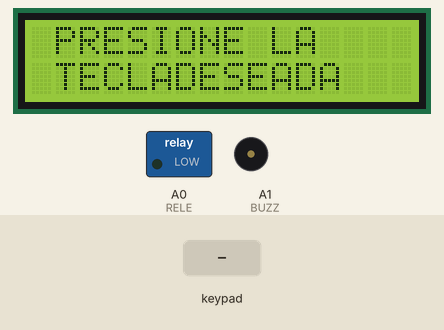
A sketch run on a simulated Arduino Uno, built with avr-gcc and run on an emulated ATmega328P. Shown: 16×2 character LCD, switched loads named in the sketch (green lamp = pin HIGH), buzzer (waves = sounding, pin HIGH). Inputs (shaded band) come from the test bench. The local clock reads 2024-03-15 10:24:30 at power-on unless the sketch sets it; storage starts empty.

Above: at 3.3 s.
3.4 s: key 'A' pressed
At 4.0 s:
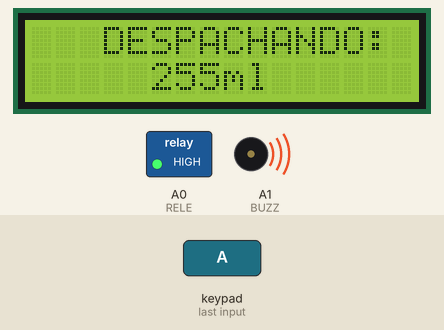
6.4 s: keypad keys 2 2 5 pressed 0.4 s apart
At 7.7 s:
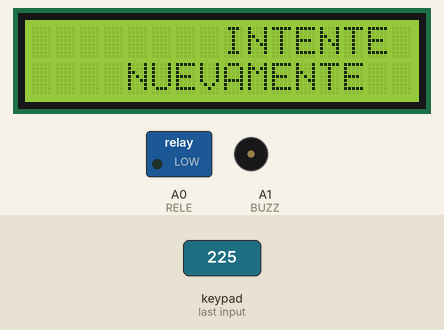
12.1 s: keypad keys 2 2 5 D pressed 0.4 s apart
At 19.5 s:
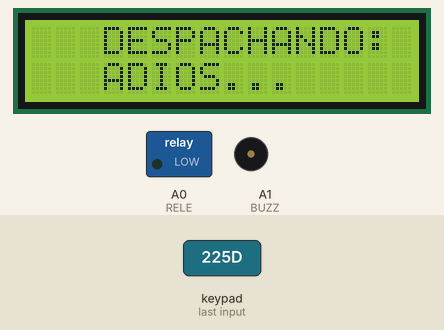
Timing chart, 0 to 21.0 s (numbered marks = the images above; inputs shaded):
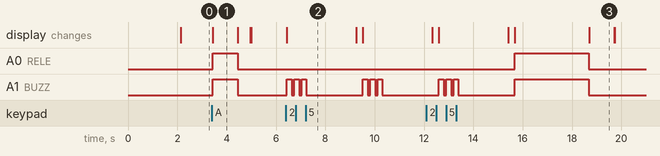

The sketch:

Codigo_del_proyecto.ino
```cpp
/*
#include <Keypad.h>
#include <Wire.h>
#include <LiquidCrystal_I2C.h>
#include <SD.h>
#include <SPI.h>
#include "RTClib.h"

RTC_DS1307 RTC;
LiquidCrystal_I2C lcd(0x27, 16, 2); //CAMBIAR LA DIRECCIÓN DE LA PANTALLA

String ano;
String dia;
String mes;
String horas;
String minutos;
String segundos;
String Fecha;
String Hora;
String Bitacora;
String Imprimir0;
String Imprimir1;
String Imprimir2;
String Imprimir3;
String Nombrearchivo;

///// PINES DEL SALIDAS/////////
const int RELE = A0;
const int BUZZ = A1;
const int chipSelect = 10;
const byte Filas = 4;
const byte Cols = 4;
unsigned long db;


byte Pins_Filas[] = {9, 8, 7, 6};
byte Pins_Cols[] = {5, 4, 3, 2 };
char keypress = 0;
char Teclas [ Filas ][ Cols ] =
{
  {'1', '2', '3', 'A'},
  {'4', '5', '6', 'B'},
  {'7', '8', '9', 'C'},
  {'*', '0', '#', 'D'},
};
Keypad Teclado1 = Keypad(makeKeymap(Teclas), Pins_Filas, Pins_Cols, Filas, Cols);

void setup()
{
  pinMode(RELE , OUTPUT);
  pinMode(BUZZ , OUTPUT);
  Serial.begin(9600);
  RTC.begin();
  if (! RTC.isrunning())
  {
    Serial.println("RTC no está activado!");//Ajustar la fecha y hora en la que se compiló este código.
  }

  if (!SD.begin(10)) {
    Serial.println("No se pudo inicializar la SD, o no está conectada");
  }
  else {
    Serial.println("SD inicializada!");
  }

  lcd.init();
  lcd.backlight();
  lcd.setCursor(4, 0);
  lcd.print("INICIANDO");
  lcd.setCursor(3, 1);
  lcd.print("DISPENSADOR");
  delay(2000);
  lcd.clear();


  db = millis();

}

void loop()
{
  //// NO TOCAR, VARAIBLES DEL MODULO RTC + SD ////
  DateTime now = RTC.now();
  ano = now.year();
  mes = now.month();
  dia = now.day();
  horas = now.hour();
  minutos = now.minute();
  segundos = now.second();
  Fecha = ano + "/" + mes + "/" + dia;
  Hora = horas + ":" + minutos + ":" + segundos;
  Nombrearchivo = ano + mes + dia + ".txt";
  ////////////////////////////////////////////////

  char pulsacion = Teclado1.getKey() ;

  if (pulsacion != 0 && millis() - db >= 100UL)
  {
    Serial.println(pulsacion);
    /////     255ML
    if (pulsacion == 'A')
    {
      lcd.clear();
      lcd.setCursor(3, 0);
      lcd.print("DESPACHANDO:");
      lcd.setCursor(5, 1);
      lcd.print("255ml");
      digitalWrite(RELE, HIGH);
      digitalWrite(BUZZ, HIGH);   //COMENTAR SI NO QUIERE QUE EL BUZZER SUENE
      delay(1000);                 //AJUSTAR TIEMPO DE ACTIVACION PARA ESTA CANTIDAD
      digitalWrite(RELE, LOW);
      digitalWrite(BUZZ, LOW);
      lcd.setCursor(3, 1);
      lcd.print("ADIOS...");
      delay(500);
      lcd.clear();
      Imprimir0 = Fecha + " " + Hora + " " + "Cantidad:" + "225" + "ml";

      File dataFile = SD.open(Bitacora, FILE_WRITE);

      // Si el archivo está disponible, escribir en el:
      if (dataFile) {
        dataFile.println(Imprimir0);
        dataFile.close();
        Serial.println(Imprimir0);
      }
      // Si el archivo no se puede abrir, mensaje de error:
      else {
        ///SI QUIERE UN MENSAJE MOSTRAR AQUI
      }
      ////////
    }
    else if (pulsacion == 'B') //Prende
    {
      lcd.clear();
      lcd.setCursor(3, 0);
      lcd.print("DESPACHANDO:");
      lcd.setCursor(5, 1);
      lcd.print("600ml");
      digitalWrite(RELE, HIGH);
      digitalWrite(BUZZ, HIGH);   //COMENTAR SI NO QUIERE QUE EL BUZZER SUENE
      delay(1000);                 //AJUSTAR TIEMPO DE ACTIVACION PARA ESTA CANTIDAD
      digitalWrite(RELE, LOW);
      digitalWrite(BUZZ, LOW);
      lcd.setCursor(3, 1);
      lcd.print("ADIOS...");
      delay(1000);
      lcd.clear();
      Imprimir1 = Fecha + " " + Hora + " " + "Cantidad:" + "600" + "ml";

      File dataFile = SD.open(Bitacora, FILE_WRITE);

      // Si el archivo está disponible, escribir en el:
      if (dataFile) {
        dataFile.println(Imprimir1);
        dataFile.close();
        Serial.println(Imprimir1);
      }
      // Si el archivo no se puede abrir, mensaje de error:
      else {
        ///SI QUIERE UN MENSAJE MOSTRAR AQUI
      }
    }
    else if (pulsacion == 'C') //Parpadero 500ms
    { lcd.clear();
      lcd.setCursor(3, 0);
      lcd.print("DESPACHANDO:");
      lcd.setCursor(3, 1);
      lcd.print("1000 ml");
      digitalWrite(RELE, HIGH);
      digitalWrite(BUZZ, HIGH);   //COMENTAR SI NO QUIERE QUE EL BUZZER SUENE
      delay(2000);                 //AJUSTAR TIEMPO DE ACTIVACION PARA ESTA CANTIDAD
      digitalWrite(RELE, LOW);
      digitalWrite(BUZZ, LOW);
      lcd.setCursor(3, 1);
      lcd.print("ADIOS...");
      delay(1000);
      lcd.clear();
      Imprimir2 = Fecha + " " + Hora + " " + "Cantidad:" + "1000" + "ml";

      File dataFile = SD.open(Bitacora, FILE_WRITE);

      // Si el archivo está disponible, escribir en el:
      if (dataFile) {
        dataFile.println(Imprimir2);
        dataFile.close();
        Serial.println(Imprimir2);
      }
      // Si el archivo no se puede abrir, mensaje de error:
      else {
        ///SI QUIERE UN MENSAJE MOSTRAR AQUI
      }
    }
    else if (pulsacion == 'D') //Parpadero 1000ms
    { lcd.clear();
      lcd.setCursor(3, 0);
      lcd.print("DESPACHANDO:");
      lcd.setCursor(3, 1);
      lcd.print("2000 ml");
      digitalWrite(RELE, HIGH);
      digitalWrite(BUZZ, HIGH);   //COMENTAR SI NO QUIERE QUE EL BUZZER SUENE
      delay(3000);                 //AJUSTAR TIEMPO DE ACTIVACION PARA ESTA CANTIDAD
      digitalWrite(RELE, LOW);
      digitalWrite(BUZZ, LOW);
      lcd.setCursor(3, 1);
      lcd.print("ADIOS...");
      delay(1000);
      lcd.clear();
      Imprimir3 = Fecha + " " + Hora + " " + "Cantidad:" + "2000" + "ml";

      File dataFile = SD.open(Bitacora, FILE_WRITE);

      // Si el archivo está disponible, escribir en el:
      if (dataFile) {
        dataFile.println(Imprimir3);
        dataFile.close();
        Serial.println(Imprimir3);
      }
      // Si el archivo no se puede abrir, mensaje de error:
      else {
        ///SI QUIERE UN MENSAJE MOSTRAR AQUI
      }


    }

    else if (pulsacion != 'A' or pulsacion != 'B' or pulsacion != 'C' or pulsacion != 'D' ) {

      lcd.clear();
      lcd.setCursor(8, 0);
      lcd.print("INTENTE");
      lcd.setCursor(4, 1);
      lcd.print("NUEVAMENTE ");
      digitalWrite(BUZZ, HIGH);
      delay(200);
      digitalWrite(BUZZ, LOW);
      delay(100);
      digitalWrite(BUZZ, HIGH);
      delay(200);
      digitalWrite(BUZZ, LOW);
      delay(100);
      digitalWrite(BUZZ, HIGH);
      delay(200);
      digitalWrite(BUZZ, LOW);
      delay(2000);
      delay(2000);
    }

    db = millis();
  }
  else {
    //lcd.clear();
    //lcd.scrollDisplayLeft();
    lcd.setCursor(1, 0);
    lcd.print("PRESIONE LA");
    lcd.setCursor(1, 1);
    lcd.print("TECLADESEADA");
    //delay(500);
  }
}*/
```

CodigoSinSerial.ino
```cpp
#include <Keypad.h>
#include <Wire.h>
#include <LiquidCrystal_I2C.h>
#include <SD.h>
#include <SPI.h>
#include "RTClib.h"

RTC_DS1307 RTC;
LiquidCrystal_I2C lcd(0x27, 16, 2); //CAMBIAR LA DIRECCIÓN DE LA PANTALLA

String ano;
String dia;
String mes;
String horas;
String minutos;
String segundos;
String Fecha;
String Hora;
String Bitacora;
String Imprimir0;
String Imprimir1;
String Imprimir2;
String Imprimir3;
String Nombrearchivo;

///// PINES DEL SALIDAS/////////
const int RELE = A0;
const int BUZZ = A1;
const int chipSelect = 10;
const byte Filas = 4;
const byte Cols = 4;
unsigned long db;


byte Pins_Filas[] = {9, 8, 7, 6};
byte Pins_Cols[] = {5, 4, 3, 2 };
char keypress = 0;
char Teclas [ Filas ][ Cols ] =
{
  {'1', '2', '3', 'A'},
  {'4', '5', '6', 'B'},
  {'7', '8', '9', 'C'},
  {'*', '0', '#', 'D'},
};
Keypad Teclado1 = Keypad(makeKeymap(Teclas), Pins_Filas, Pins_Cols, Filas, Cols);

void setup()
{
  pinMode(RELE , OUTPUT);
  pinMode(BUZZ , OUTPUT);
  RTC.begin();
  if (! RTC.isrunning())
  {
  }

  if (!SD.begin(10)) {
  }
  else {
  }

  lcd.init();
  lcd.backlight();
  lcd.setCursor(4, 0);
  lcd.print("INICIANDO");
  lcd.setCursor(3, 1);
  lcd.print("DISPENSADOR");
  delay(2000);
  lcd.clear();


  db = millis();

}

void loop()
{
  //// NO TOCAR, VARAIBLES DEL MODULO RTC + SD ////
  DateTime now = RTC.now();
  ano = now.year();
  mes = now.month();
  dia = now.day();
  horas = now.hour();
  minutos = now.minute();
  segundos = now.second();
  Fecha = ano + "/" + mes + "/" + dia;
  Hora = horas + ":" + minutos + ":" + segundos;
  Nombrearchivo = ano + mes + dia + ".txt";
  ////////////////////////////////////////////////

  char pulsacion = Teclado1.getKey() ;

  if (pulsacion != 0 && millis() - db >= 100UL)
  {
    /////     255ML
    if (pulsacion == 'A')
    {
      lcd.clear();
      lcd.setCursor(3, 0);
      lcd.print("DESPACHANDO:");
      lcd.setCursor(5, 1);
      lcd.print("255ml");
      digitalWrite(RELE, HIGH);
      digitalWrite(BUZZ, HIGH);   //COMENTAR SI NO QUIERE QUE EL BUZZER SUENE
      delay(1000);                 //AJUSTAR TIEMPO DE ACTIVACION PARA ESTA CANTIDAD
      digitalWrite(RELE, LOW);
      digitalWrite(BUZZ, LOW);
      lcd.setCursor(3, 1);
      lcd.print("ADIOS...");
      delay(500);
      lcd.clear();
      Imprimir0 = Fecha + " " + Hora + " " + "Cantidad:" + "225" + "ml";

      File dataFile = SD.open(Bitacora, FILE_WRITE);

      if (dataFile) {
        dataFile.println(Imprimir0);
        dataFile.close();
      }
      else {
      }
    }
    else if (pulsacion == 'B') //Prende
    {
      lcd.clear();
      lcd.setCursor(3, 0);
      lcd.print("DESPACHANDO:");
      lcd.setCursor(5, 1);
      lcd.print("600ml");
      digitalWrite(RELE, HIGH);
      digitalWrite(BUZZ, HIGH);   //COMENTAR SI NO QUIERE QUE EL BUZZER SUENE
      delay(1000);                 //AJUSTAR TIEMPO DE ACTIVACION PARA ESTA CANTIDAD
      digitalWrite(RELE, LOW);
      digitalWrite(BUZZ, LOW);
      lcd.setCursor(3, 1);
      lcd.print("ADIOS...");
      delay(1000);
      lcd.clear();
      Imprimir1 = Fecha + " " + Hora + " " + "Cantidad:" + "600" + "ml";

      File dataFile = SD.open(Bitacora, FILE_WRITE);

      // Si el archivo está disponible, escribir en el:
      if (dataFile) {
        dataFile.println(Imprimir1);
        dataFile.close();
      }
      else {
      }
    }
    else if (pulsacion == 'C') //Parpadero 500ms
    { lcd.clear();
      lcd.setCursor(3, 0);
      lcd.print("DESPACHANDO:");
      lcd.setCursor(3, 1);
      lcd.print("1000 ml");
      digitalWrite(RELE, HIGH);
      digitalWrite(BUZZ, HIGH);   //COMENTAR SI NO QUIERE QUE EL BUZZER SUENE
      delay(2000);                 //AJUSTAR TIEMPO DE ACTIVACION PARA ESTA CANTIDAD
      digitalWrite(RELE, LOW);
      digitalWrite(BUZZ, LOW);
      lcd.setCursor(3, 1);
      lcd.print("ADIOS...");
      delay(1000);
      lcd.clear();
      Imprimir2 = Fecha + " " + Hora + " " + "Cantidad:" + "1000" + "ml";

      File dataFile = SD.open(Bitacora, FILE_WRITE);

      if (dataFile) {
        dataFile.println(Imprimir2);
        dataFile.close();
      }
      else {
      }
    }
    else if (pulsacion == 'D') //Parpadero 1000ms
    { lcd.clear();
      lcd.setCursor(3, 0);
      lcd.print("DESPACHANDO:");
      lcd.setCursor(3, 1);
      lcd.print("2000 ml");
      digitalWrite(RELE, HIGH);
      digitalWrite(BUZZ, HIGH);   //COMENTAR SI NO QUIERE QUE EL BUZZER SUENE
      delay(3000);                 //AJUSTAR TIEMPO DE ACTIVACION PARA ESTA CANTIDAD
      digitalWrite(RELE, LOW);
      digitalWrite(BUZZ, LOW);
      lcd.setCursor(3, 1);
      lcd.print("ADIOS...");
      delay(1000);
      lcd.clear();
      Imprimir3 = Fecha + " " + Hora + " " + "Cantidad:" + "2000" + "ml";

      File dataFile = SD.open(Bitacora, FILE_WRITE);

      // Si el archivo está disponible, escribir en el:
      if (dataFile) {
        dataFile.println(Imprimir3);
        dataFile.close();
      }
      else {
      }
    }

    else if (pulsacion != 'A' or pulsacion != 'B' or pulsacion != 'C' or pulsacion != 'D' ) {

      lcd.clear();
      lcd.setCursor(8, 0);
      lcd.print("INTENTE");
      lcd.setCursor(4, 1);
      lcd.print("NUEVAMENTE ");
      digitalWrite(BUZZ, HIGH);
      delay(200);
      digitalWrite(BUZZ, LOW);
      delay(100);
      digitalWrite(BUZZ, HIGH);
      delay(200);
      digitalWrite(BUZZ, LOW);
      delay(100);
      digitalWrite(BUZZ, HIGH);
      delay(200);
      digitalWrite(BUZZ, LOW);
      delay(2000);
    }

    db = millis();
  }
  else {
    lcd.setCursor(1, 0);
    lcd.print("PRESIONE LA");
    lcd.setCursor(1, 1);
    lcd.print("TECLADESEADA");
  }
}
```

Measured:
- after the input at 3.4 s, A0 (RELE), A1 (BUZZ): LOW → HIGH at once, → LOW 1.0 s later; the display: changes at once (image 1)
- after the input at 6.4 s, A1 (BUZZ): LOW → HIGH at once, → LOW 0.20 s later, → HIGH 0.10 s later, → LOW 0.20 s later, … (12 changes in this stretch); the display: changes at once (image 2)
- after the input at 12.1 s, A0 (RELE): LOW → HIGH after 3.6 s, → LOW 3.0 s later; A1 (BUZZ): LOW → HIGH after 0.50 s, → LOW 0.20 s later, → HIGH 0.10 s later, → LOW 0.20 s later, … (8 changes in this stretch)
- what the display in image 1 shows lasts 1.1 s, from 3.4 s to 4.5 s
